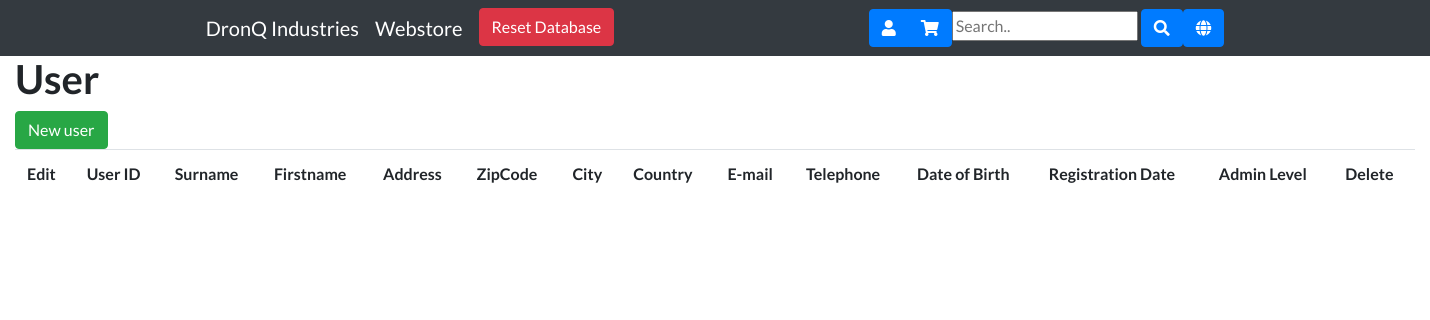
The app's page /user-list.php, older data.
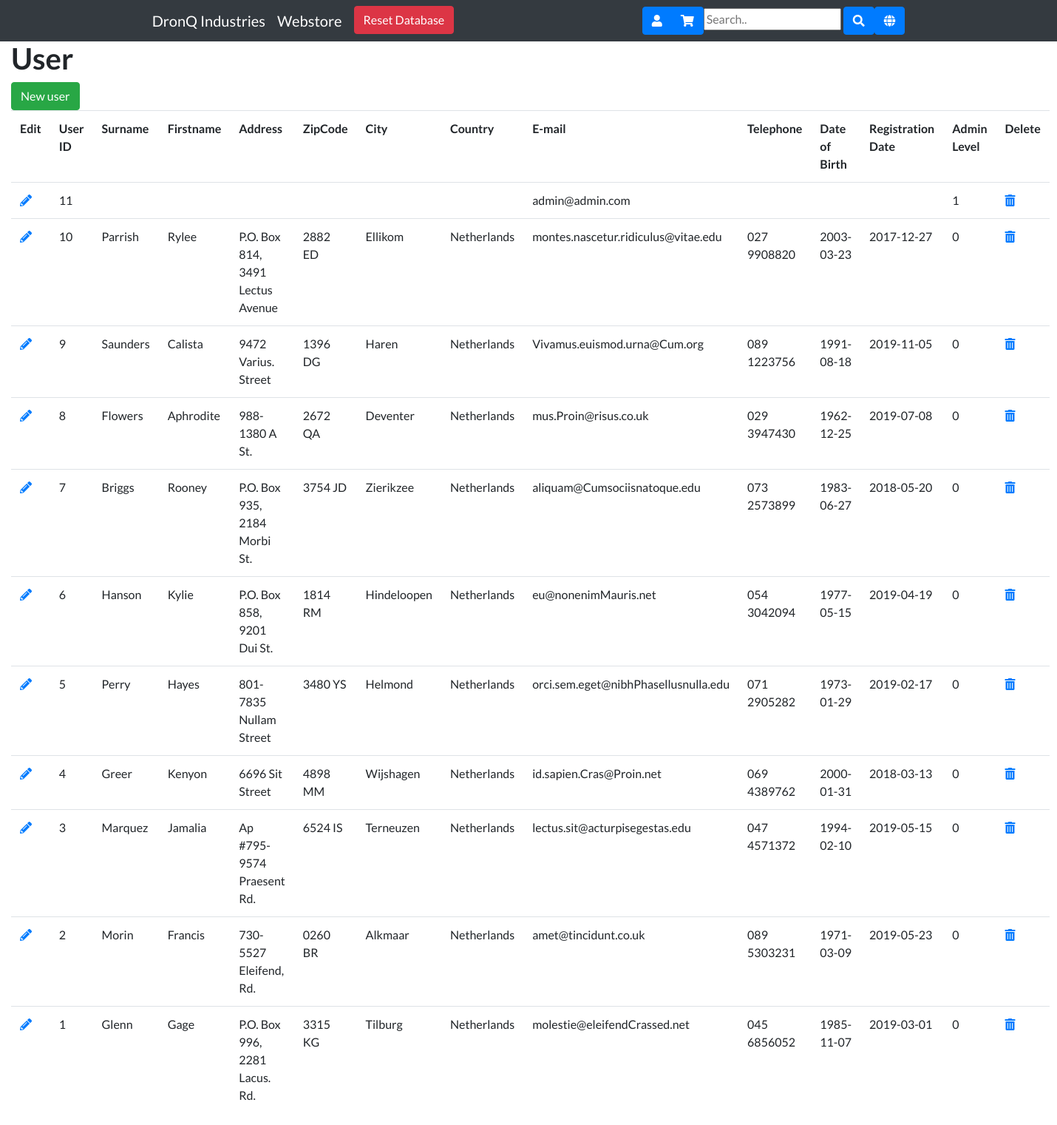
The same page, newer data.
### tables this page shows
CREATE TABLE `USER` (
	`User_ID` INT NOT NULL AUTO_INCREMENT PRIMARY KEY,
	`User_Surname` VARCHAR(40),
	`User_Firstname` VARCHAR(40),
	`Address` VARCHAR(40),
	`ZipCode` VARCHAR(40),
	`City` VARCHAR(40),
    `Country` VARCHAR(40),
    `Email` VARCHAR(40),
    `PasswordHash` VARCHAR(255),
    `Telephone` VARCHAR(40),
    `Day_Of_Birth` DATE,
    `RegistrationDate` DATE,
    `AdminLevel` BIT NOT NULL DEFAULT 0
);

### userController.php (called while the page is built, shortened)
<?php
class userController
{
    protected $pdo;
    public function __construct($db)
    {
        $this->pdo = $db;
    }
    public function getAll()
    {
        $sql = "SELECT * FROM `USER` ORDER BY `User_ID` DESC";
        return $this->pdo->query($sql, PDO::FETCH_OBJ);
    }
}

### user-list.php (the view, shortened to what this page needs)
<?php
include 'db.php';
require 'userController.php';
$list = new userController($pdo);
$rs = $list-> getAll();
?>
<!DOCTYPE html>
<html lang="nl">
    <head>
        <?php require 'head.php'; ?>
    </head>
    <body>
        <nav class="navbar navbar-expand-lg navbar-dark bg-dark fixed-top">
            <?php require 'menu.php'; ?>
        </nav>
<div class="col-xl-12 mx-auto container-fluid">
        <h1>User</h1>
        <a href = "userManager.php?action=create" title="add a record" class="btn btn-success navbar-btn">New user</a>
        <table class="table">
            <tr>
                <th>Edit</th>
                <th>User ID</th>
                <th>Surname</th>
                <th>Firstname </th>
                <th>Address</th>
                <th>ZipCode</th>
                <th>City</th>
                <th>Country</th>
                <th>E-mail</th>
                <th>Telephone</th>
                <th>Date of Birth</th>
                <th>Registration Date</th>
                <th>Admin Level</th>
                <th>Delete</th>
            </tr>
            <?php while ($row = $rs->fetch()) { ?>
            <tr>
                <td><a title="edit" href="user-edit.php?User_ID=<?= $row->User_ID ?>"><i class="fas fa-pencil-alt"></i></a></td>
                <td><?= $row->User_ID ?></td>
                <td><?= $row->User_Surname ?></td>
                <td><?= $row->User_Firstname ?></td>
                <td><?= $row->Address ?></td>
                <td><?= $row->ZipCode ?></td>
                <td><?= $row->City ?></td>
                <td><?= $row->Country ?></td>
                <td><?= $row->Email ?></td>
                <td><?= $row->Telephone ?></td>
                <td><?= $row->Day_Of_Birth ?></td>
                <td><?= $row->RegistrationDate ?></td>
                <td><?= $row->AdminLevel ?></td>
                <td><a title="delete" href="userManager.php?action=delete&User_ID=<?= $row->User_ID ?>"><i class="fas fa-trash-alt"></i></a></td>
             </tr>
            <?php } ?>
        </table>
        </div>
    </body>
</html>

Row changes from the older to the newer data that the page shows:
added user: User_ID "11", Email "admin@admin.com", AdminLevel "1"
added user: User_ID "10", User_Surname "Parrish", User_Firstname "Rylee", Address "P.O. Box 814, 3491 Lectus Avenue", ZipCode "2882 ED", City "Ellikom", Country "Netherlands", Email "montes.nascetur.ridiculus@vitae.edu", Telephone "027 9908820", Day_Of_Birth "2003-03-23", RegistrationDate "2017-12-27", AdminLevel "0"
added user: User_ID "9", User_Surname "Saunders", User_Firstname "Calista", Address "9472 Varius. Street", ZipCode "1396 DG", City "Haren", Country "Netherlands", Email "Vivamus.euismod.urna@Cum.org", Telephone "089 1223756", Day_Of_Birth "1991-08-18", RegistrationDate "2019-11-05", AdminLevel "0"
added user: User_ID "8", User_Surname "Flowers", User_Firstname "Aphrodite", Address "988-1380 A St.", ZipCode "2672 QA", City "Deventer", Country "Netherlands", Email "mus.Proin@risus.co.uk", Telephone "029 3947430", Day_Of_Birth "1962-12-25", RegistrationDate "2019-07-08", AdminLevel "0"
added user: User_ID "7", User_Surname "Briggs", User_Firstname "Rooney", Address "P.O. Box 935, 2184 Morbi St.", ZipCode "3754 JD", City "Zierikzee", Country "Netherlands", Email "aliquam@Cumsociisnatoque.edu", Telephone "073 2573899", Day_Of_Birth "1983-06-27", RegistrationDate "2018-05-20", AdminLevel "0"
added user: User_ID "6", User_Surname "Hanson", User_Firstname "Kylie", Address "P.O. Box 858, 9201 Dui St.", ZipCode "1814 RM", City "Hindeloopen", Country "Netherlands", Email "eu@nonenimMauris.net", Telephone "054 3042094", Day_Of_Birth "1977-05-15", RegistrationDate "2019-04-19", AdminLevel "0"
added user: User_ID "5", User_Surname "Perry", User_Firstname "Hayes", Address "801-7835 Nullam Street", ZipCode "3480 YS", City "Helmond", Country "Netherlands", Email "orci.sem.eget@nibhPhasellusnulla.edu", Telephone "071 2905282", Day_Of_Birth "1973-01-29", RegistrationDate "2019-02-17", AdminLevel "0"
added user: User_ID "4", User_Surname "Greer", User_Firstname "Kenyon", Address "6696 Sit Street", ZipCode "4898 MM", City "Wijshagen", Country "Netherlands", Email "id.sapien.Cras@Proin.net", Telephone "069 4389762", Day_Of_Birth "2000-01-31", RegistrationDate "2018-03-13", AdminLevel "0"
added user: User_ID "3", User_Surname "Marquez", User_Firstname "Jamalia", Address "Ap #795-9574 Praesent Rd.", ZipCode "6524 IS", City "Terneuzen", Country "Netherlands", Email "lectus.sit@acturpisegestas.edu", Telephone "047 4571372", Day_Of_Birth "1994-02-10", RegistrationDate "2019-05-15", AdminLevel "0"
added user: User_ID "2", User_Surname "Morin", User_Firstname "Francis", Address "730-5527 Eleifend, Rd.", ZipCode "0260 BR", City "Alkmaar", Country "Netherlands", Email "amet@tincidunt.co.uk", Telephone "089 5303231", Day_Of_Birth "1971-03-09", RegistrationDate "2019-05-23", AdminLevel "0"
added user: User_ID "1", User_Surname "Glenn", User_Firstname "Gage", Address "P.O. Box 996, 2281 Lacus. Rd.", ZipCode "3315 KG", City "Tilburg", Country "Netherlands", Email "molestie@eleifendCrassed.net", Telephone "045 6856052", Day_Of_Birth "1985-11-07", RegistrationDate "2019-03-01", AdminLevel "0"
